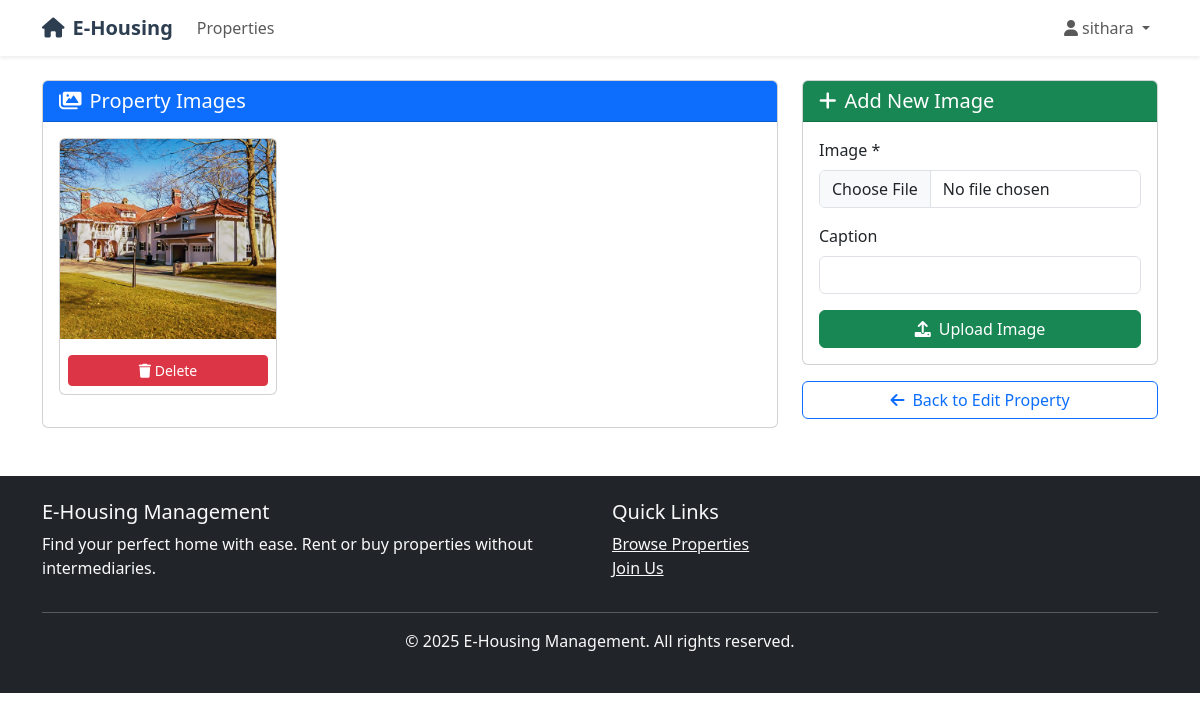
The app's page /properties/2/images/ (signed in) with its own data.
### accounts/models.py (models this page shows, shortened)
class User(AbstractUser):
    USER_TYPES = (
        ('buyer', 'Buyer/Tenant'),
        ('owner', 'Property Owner'),
        ('admin', 'Administrator'),
    )
    user_type = models.CharField(max_length=10, choices=USER_TYPES, default='buyer')
    is_approved = models.BooleanField(default=False)
    email = models.EmailField(unique=True)

### properties/models.py (models this page shows, shortened)
class PropertyImage(models.Model):
    property = models.ForeignKey(Property, on_delete=models.CASCADE, related_name='images')
    image = models.ImageField(upload_to='properties/')
    caption = models.CharField(max_length=200, blank=True)
    created_at = models.DateTimeField(auto_now_add=True)
    class Meta:
        ordering = ['created_at']

### properties/views.py (the view)
# urls.py: path('<int:pk>/images/', views.manage_property_images, name='manage_images'),
@login_required
def manage_property_images(request, pk):
    property_obj = get_object_or_404(Property, pk=pk, owner=request.user)
    images = property_obj.images.all()
    if request.method == 'POST':
        form = PropertyImageForm(request.POST, request.FILES)
        if form.is_valid():
            image = form.save(commit=False)
            image.property = property_obj
            image.save()
            messages.success(request, 'Image added successfully!')
            return redirect('properties:manage_images', pk=pk)
    else:
        form = PropertyImageForm()
    context = {
        'property': property_obj,
        'images': images,
        'form': form,
    }
    return render(request, 'properties/manage_images.html', context)

### properties/forms.py
class PropertyImageForm(forms.ModelForm):
    class Meta:
        model = PropertyImage
        fields = ['image', 'caption']
        widgets = {
            'image': forms.FileInput(attrs={'class': 'form-control'}),
            'caption': forms.TextInput(attrs={'class': 'form-control'}),
        }

### templates/properties/manage_images.html (shortened to what this page needs)
{% extends 'base.html' %}
{% block content %}
<div class="container mt-4">
    <div class="row">
        <div class="col-md-8">
            <div class="card">
                <div class="card-header bg-primary text-white">
                    <h5 class="mb-0"><i class="fas fa-images me-2"></i>Property Images</h5>
                </div>
                <div class="card-body">
                    {% if images %}
                        <div class="row">
                            {% for image in images %}
                                <div class="col-md-4 mb-3">
                                    <div class="card">
                                        <img src="{{ image.image.url }}" class="card-img-top" alt="{{ image.caption }}" style="height: 200px; object-fit: cover;">
                                        <div class="card-body p-2">
                                            <form method="post" action="{% url 'properties:delete_image' property.pk image.pk %}" class="mt-2">
                                                <button type="submit" class="btn btn-sm btn-danger w-100"
                                                        onclick="return confirm('Are you sure you want to delete this image?')">
                                                    <i class="fas fa-trash"></i> Delete
                                                </button>
                                            </form>
                                        </div>
                                    </div>
                                </div>
                            {% endfor %}
                        </div>
                    {% else %}
                        <div class="text-center py-4">
                            <i class="fas fa-images fa-3x text-muted mb-3"></i>
                            <h5>No Images</h5>
                            <p class="text-muted">No images have been uploaded for this property yet.</p>
                        </div>
                    {% endif %}
                </div>
            </div>
        </div>
        <div class="col-md-4">
            <div class="card">
                <div class="card-header bg-success text-white">
                    <h5 class="mb-0"><i class="fas fa-plus me-2"></i>Add New Image</h5>
                </div>
                <div class="card-body">
                    <form method="post" enctype="multipart/form-data">
                        <div class="mb-3">
                            <label for="{{ form.image.id_for_label }}" class="form-label">Image *</label>
                            {{ form.image }}
                        </div>
                        <div class="mb-3">
                            <label for="{{ form.caption.id_for_label }}" class="form-label">Caption</label>
                            {{ form.caption }}
                        </div>
                        <button type="submit" class="btn btn-success w-100">
                            <i class="fas fa-upload me-2"></i>Upload Image
                        </button>
                    </form>
                </div>
            </div>
            <div class="mt-3">
                <a href="{% url 'properties:edit' property.pk %}" class="btn btn-outline-primary w-100">
                    <i class="fas fa-arrow-left me-2"></i>Back to Edit Property
                </a>
            </div>
        </div>
    </div>
</div>
{% endblock %}

### templates/base.html (shortened to what this page needs)
<!DOCTYPE html>
<html lang="en">
<head>
    <link href="https://cdn.jsdelivr.net/npm/bootstrap@5.3.0/dist/css/bootstrap.min.css" rel="stylesheet">
    <link href="https://cdnjs.cloudflare.com/ajax/libs/font-awesome/6.0.0/css/all.min.css" rel="stylesheet">
</head>
<body>
    <nav class="navbar navbar-expand-lg navbar-light bg-white shadow-sm">
        <div class="container">
            <a class="navbar-brand" href="{% url 'home' %}">
                <i class="fas fa-home me-2"></i>E-Housing
            </a>
            <div class="collapse navbar-collapse" id="navbarNav">
                <ul class="navbar-nav me-auto">
                    <li class="nav-item">
                        <a class="nav-link" href="{% url 'properties:list' %}">Properties</a>
                    </li>
                </ul>
                <ul class="navbar-nav">
                    {% if user.is_authenticated %}
                        <li class="nav-item dropdown">
                            <a class="nav-link dropdown-toggle" href="#" id="navbarDropdown" role="button" data-bs-toggle="dropdown">
                                <i class="fas fa-user me-1"></i>{{ user.username }}
                            </a>
                        </li>
                    {% endif %}
                </ul>
            </div>
        </div>
    </nav>
    <main>
        {% block content %}
        {% endblock %}
    </main>
    <footer class="bg-dark text-light py-4 mt-5">
        <div class="container">
            <div class="row">
                <div class="col-md-6">
                    <h5>E-Housing Management</h5>
                    <p>Find your perfect home with ease. Rent or buy properties without intermediaries.</p>
                </div>
                <div class="col-md-6">
                    <h5>Quick Links</h5>
                    <ul class="list-unstyled">
                        <li><a href="{% url 'properties:list' %}" class="text-light">Browse Properties</a></li>
                        <li><a href="{% url 'accounts:register' %}" class="text-light">Join Us</a></li>
                    </ul>
                </div>
            </div>
            <hr>
            <div class="text-center">
                <p>&copy; 2025 E-Housing Management. All rights reserved.</p>
            </div>
        </div>
    </footer>
</body>
</html>

### templates/base.html (style rules this page uses)
.navbar-brand { font-weight: bold; color: #2c3e50 !important; }

### records on screen
User: username "sithara"
PropertyImage: image (picture)
